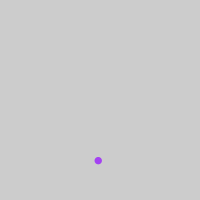
Frame 1 (no input)
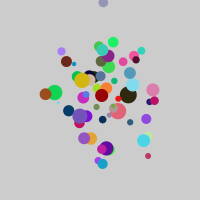
Frame 60 (the mouse pressed at the canvas centre just before this capture)
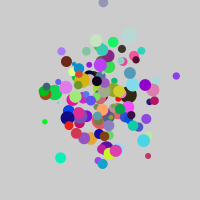
Frame 120 (the mouse held since frame 60 and released just before this capture)

The Processing sketch that drew these frames (run headless with seeded random() and noise(); from frame 60 on, the mouse is pressed at the canvas centre):

// Processing sketch: Color_dots
// ── Color_dots.pde
import java.util.Random;
 Spot spot;
 Random gen;
 
 
 
 void setup(){
   spot = new Spot(30,100);
   gen = new Random();
   size (200,200);
   
 }

void draw(){
 spot.hit();
 spot.display();
 delay(100);
}






class Spot{
  double std;
  double mean ;  
  float x;
  float y;
  int c;
  
  Spot(float std_, float mean_){ 
    mean = mean_;
    std = std_;
  }
  
  void hit(){
 x = (float) (std * gen.nextGaussian() + mean);
 y = (float) (std * gen.nextGaussian() + mean);
  }
  void display(){
    float r = (float) (std/10 * gen.nextGaussian() + mean/10);
    int cr = int(random(255));
    int cg = int(random(255));
    int cb  = int(random(255));
    noStroke();
    
    fill (cr,cg,cb);
    ellipse(x,y,r,r);
  }
 
}
